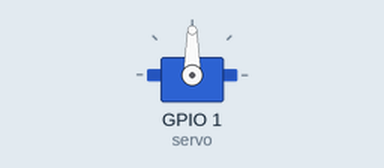
The program below on a simulated ESP32 board running MicroPython. On the bench: servo. Servo angles are drawn from the pulse width (0.5 ms = 0°, 2.5 ms = 180°); what the program prints to the serial console is not drawn.

Above: at 0.05 s.
At 2.0 s:
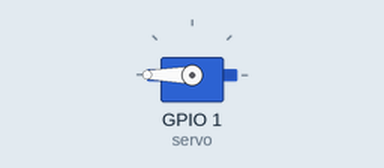
At 4.0 s:
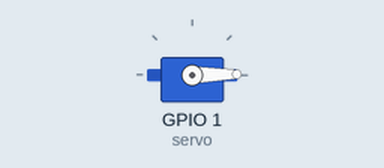
Timing chart, 0 to 5.2 s (numbered marks = the images above):
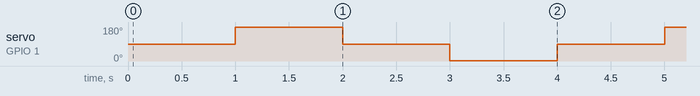

The program:

servo_control.py
```python
from machine import PWM, Pin
import time

def find_duty_cycle(angle):
	duty_length = (angle/90)+1.5
	duty_cycle = round(duty_length*51.2)
	return duty_cycle

servo = PWM(Pin(1), freq=50, duty_ns=1500)
angles = [0, 90, 0, -90]

while True:
	print("Moving...")
	for i in angles:
    		cycle = find_duty_cycle(i)
    		servo.duty(cycle)
    		time.sleep(1)
```

Measured:
- by itself, servo on GPIO 1 (servo): repeats every 4.0 s: 90° 1.0 s, 1° 1.0 s, 90° 1.0 s, 180° 1.0 s
